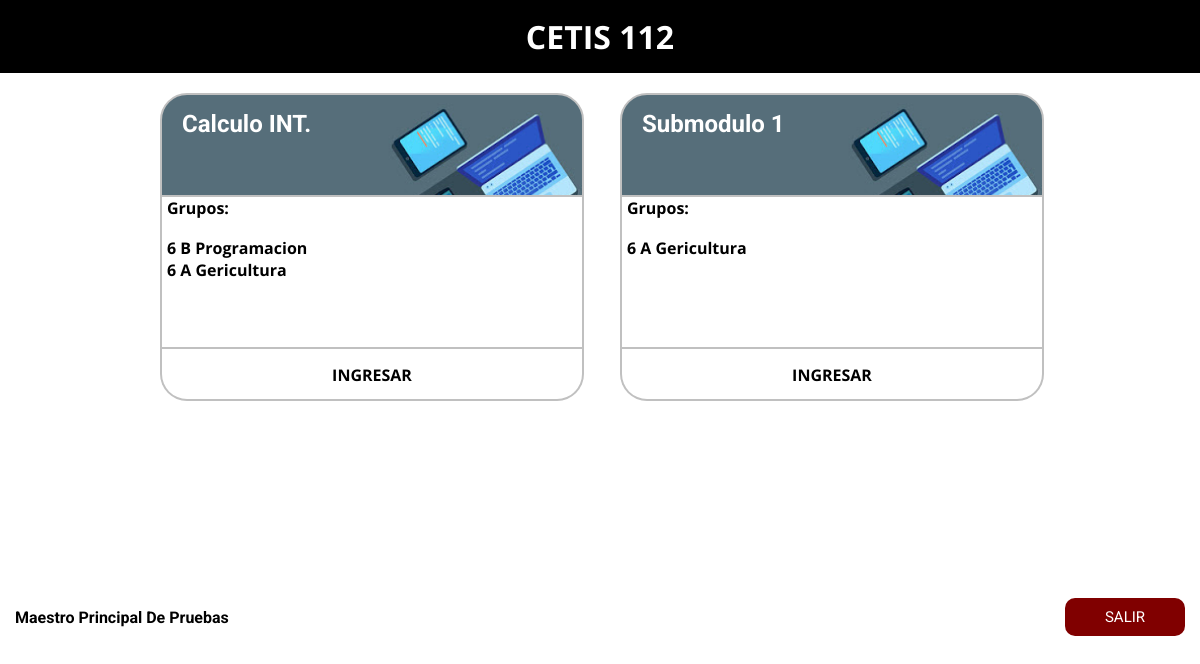
Page /Docente/docente.php (signed in) on the committed database.
### tables this page shows
CREATE TABLE `ynaasignatura` (
  `id_asignatura` int(11) NOT NULL,
  `materia` varchar(50) NOT NULL
);

### Docente/docente.php (the view, shortened to what this page needs)
<?php
	if (isset($_SESSION['docente'])) {
		$p = $_SESSION['docente'];
		$a1 = $_SESSION['apellidodocente'];
		$a2 = $_SESSION['apellidodosdocente'];
		$identi = $_SESSION['identificadordocente'];
	} else {
		header("Location: ../index.php");
	}
	$conexion = mysqli_connect("localhost","root","","yna") or die ("problemas con la conexion");
	$result = mysqli_query($conexion,"SELECT DISTINCT ynaasignatura.materia, ynaasignatura.id_asignatura
										FROM ynaasignatura
										JOIN ynadocentesasignatura
										ON ynaasignatura.id_asignatura = ynadocentesasignatura.id_asignatura
										where ynadocentesasignatura.id_docente ='". $identi ."' ");
 ?>
 <!DOCTYPE html>
 <html>
 <head>
	<link rel="stylesheet" type="text/css" href="../CSS/docente.css">
 </head>
 <body>
 	<header>
		<h1>CETIS 112</h1>
	</header>
	<div id="menu">
	<?php
		while ($mostrar= mysqli_fetch_array($result)) {
	 ?>
	<div id="ASG1" class="Bx-mayor">
			<div class='bx-img'>
				<h2 class='Mt-name'><?php 	 echo $mostrar['materia'] ?></h2>
			</div>
			<div class='bx-info'>
				<p style="font-family: 'Open Sans', sans-serif;position: relative;margin-left: 5px;font-weight: bold;">Grupos:</p><br>
				<?php
			$resulta = mysqli_query($conexion,"SELECT ynadocentesasignatura.id_grupos, ynagrupos.semestre,ynagrupos.grupo,ynagrupos.especialidad  FROM `ynadocentesasignatura` INNER JOIN ynagrupos ON ynagrupos.id_grupos=ynadocentesasignatura.id_grupos WHERE `id_asignatura`= '".$mostrar['id_asignatura']."' AND `id_docente` = '".$identi."' LIMIT 3");
				while ($mostrara= mysqli_fetch_array($resulta)) {
			  ?>
			  <p style="font-family: 'Open Sans', sans-serif;position: relative;margin-left: 5px;font-weight: bold;"><?php echo $mostrara['semestre']." ".$mostrara['grupo']." ".$mostrara['especialidad'] ?></p>
			  <?php } ?>
			  </div>
			<div class='bx-btn'>
				<center><a href='docenteGrupos.php?mat=<?php  echo $mostrar['materia'] ?>' class='btn-inicio'>INGRESAR</a></center>
			</div>
	</div>
	<?php } ?>
	<div class="salir">
		<p class="perfil" id="p"><?php echo $p. " " .$a1. " " .$a2 ?></p>
		<input type="button" value="SALIR" class="out" onclick="location.href='../logout.php'">
	</div>
 </body>
 </html>

### CSS/docente.css (style rules this page uses)
* { padding: 0; margin: 0; }
header { width: 100%; padding-bottom: 15px; padding-top: 15px; background-color:black; color: white; display: flex; justify-content: center; font-family: 'Open Sans', sans-serif; }
#menu { width: 100%; display: flex; flex-wrap: wrap; }
.Bx-mayor { width: 22%; height: 300px; margin: 20px; background-color: white; border-radius: 30px 30px 30px 30px; }
.bx-img { width: 100%; height: 100px; background-image: url("tics.jpg"); background-size: 100%; border-radius: 27px 27px 0px 0px; border:solid; border-width: 2px; border-color:#C0C0C0; }
.bx-info { width: 100%; height: 150px; border:solid; border-top: 0; border-width: 2px; border-color:#C0C0C0; }
.bx-btn { width: 100%; height: 50px; border:solid; border-top: 0; border-width: 2px; border-color:#C0C0C0; border-radius: 0px 0px 27px 27px; }
.Mt-name { color: white; position: relative; top: 15px; left:20px; font-family: 'Roboto', sans-serif; }
.btn-inicio { text-decoration: none; color: black; position: relative; top: 15px; font-family: 'Open Sans', sans-serif; font-weight: bold; }
.salir { width: 100%; padding-top: 15px; padding-bottom: 15px; display: flex; justify-content: space-between; position: relative; top: 170px; }
.perfil { font-weight: bold; position: relative; margin-left: 15px; top: 10px; font-family: 'Roboto', sans-serif; }
.out { width: 10%; background:#800000; padding: 10px; border-radius: 10px 10px 10px 10px; border:none; color: white; font-size: 15px; cursor: pointer; position: relative; margin-right:15px; font-family: 'Roboto', sans-serif; }
@media screen and (max-width: 1200px) { .Bx-mayor { width: 35%; } }
@media screen and (max-width: 1200px) { #menu { justify-content: center; } }

### rows in the picture
ynaasignatura: materia "Calculo INT.", semestre "6", grupo "B", especialidad "Programacion", grupo "A", especialidad "Gericultura"
ynaasignatura: materia "Submodulo 1", semestre "6", grupo "A", especialidad "Gericultura"

### other values in the picture
$p "Maestro"
$a1 "Principal"
$a2 "De Pruebas"
